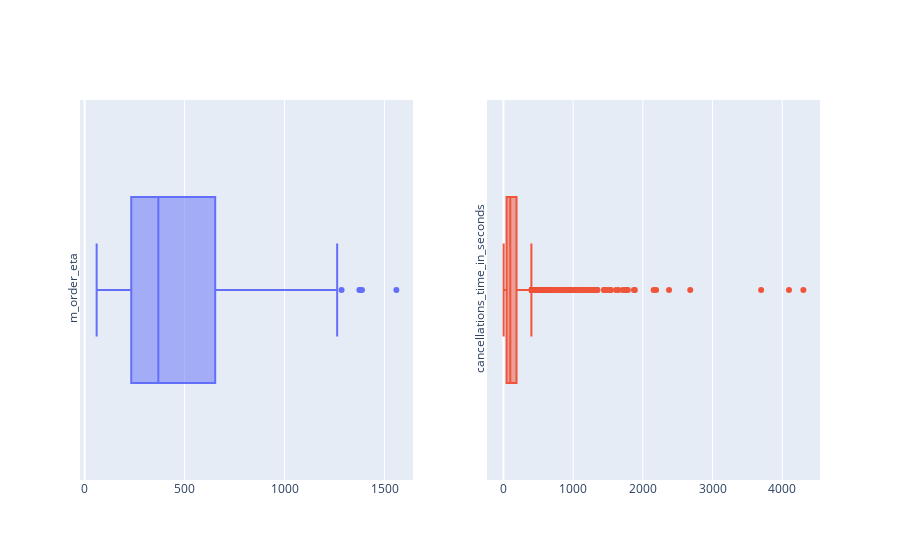

Here is the notebook cell this chart was saved with:
### Markdown cell above
### Variable study

### Code cell
fig = make_subplots(rows=1,cols=2)

fig.add_trace(
    go.Box
    (x=df_orders['m_order_eta'],name="m_order_eta"),row=1,col=1)
fig.add_trace(
    go.Box
    (x=df_orders['cancellations_time_in_seconds'],name="cancellations_time_in_seconds"),row=1,col=2)
fig.update_yaxes(tickangle=-90,row=1,col=1)
fig.update_yaxes(tickangle=-90,row=1,col=2)
fig.update_layout(
    showlegend=False
)

### Figure 1 — Plotly figure (JSON) as saved in the notebook; plotly's stock layout.template omitted (floating-point values rounded to 4 significant figures; data arrays with more than 128 entries replaced by an {"elided": "..."} marker saying what was removed)
{"data": [{"name": "m_order_eta", "type": "box", "x": {"elided": "10716 int values"}, "xaxis": "x", "yaxis": "y"}, {"name": "cancellations_time_in_seconds", "type": "box", "x": {"elided": "10716 int values"}, "xaxis": "x2", "yaxis": "y2"}], "layout": {"showlegend": false, "xaxis": {"anchor": "y", "domain": [0, 0.45]}, "xaxis2": {"anchor": "y2", "domain": [0.55, 1]}, "yaxis": {"anchor": "x", "domain": [0, 1], "tickangle": -90}, "yaxis2": {"anchor": "x2", "domain": [0, 1], "tickangle": -90}}}
